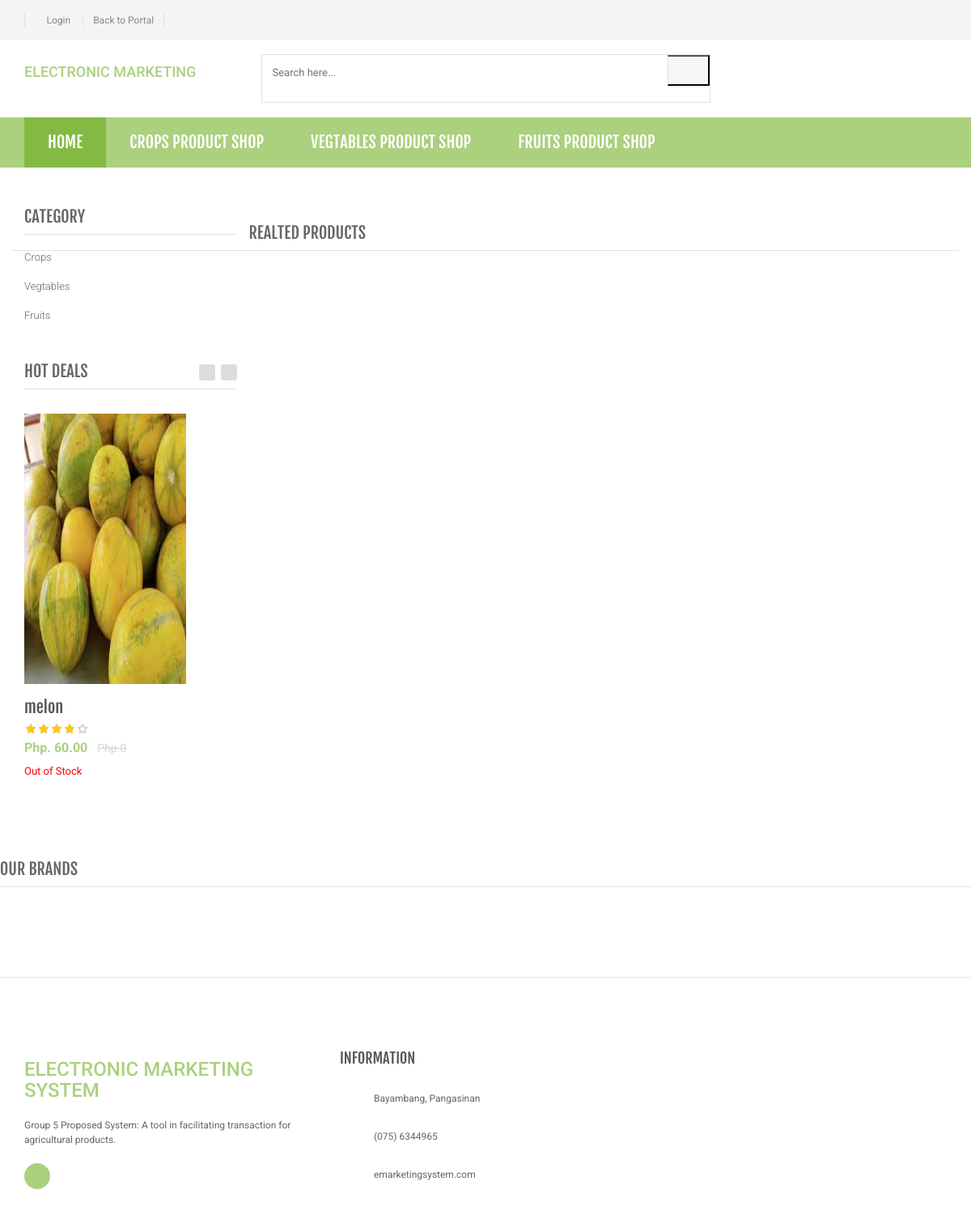
Page /product-details.php on the committed database.
### tables this page shows
CREATE TABLE `category` (
  `id` int(11) NOT NULL,
  `categoryName` varchar(255) DEFAULT NULL,
  `categoryDescription` longtext DEFAULT NULL
);

CREATE TABLE `products` (
  `id` int(11) NOT NULL,
  `farmer_id` int(11) NOT NULL,
  `category` int(11) NOT NULL,
  `subCategory_id` int(11) NOT NULL,
  `productName` varchar(255) NOT NULL,
  `productPrice` int(11) NOT NULL,
  `productPriceBeforeDiscount` int(11) NOT NULL,
  `quantity` int(50) NOT NULL,
  `productDescription` longtext NOT NULL,
  `photo1` varchar(255) DEFAULT NULL,
  `photo2` varchar(255) DEFAULT NULL,
  `shippingCharge` int(11) NOT NULL,
  `productAvailability` varchar(255) DEFAULT NULL,
  `postingDate` timestamp NULL DEFAULT current_timestamp()
);

### component/hot_deals.php (the view)
<div class="sidebar-widget hot-deals wow fadeInUp">
	<h3 class="section-title">hot deals</h3>
	<div class="owl-carousel sidebar-carousel custom-carousel owl-theme outer-top-xs">
<?php
$ret=mysqli_query($conn,"select * from products order by rand() limit 4 ");
while ($rws=mysqli_fetch_array($ret)) {
?>
													<div class="item">
					<div class="products">
						<div class="hot-deal-wrapper">
							<div class="image">
								<img  src="<?php echo (!empty($rws['photo1']))? 'images/'.$rws['photo1']:'../images/admin.png'; ?>" width="200" height="334" alt="">
							</div>
						</div>
						<div class="product-info text-left m-t-20">
							<h3 class="name"><a href="product-details.php?pid=<?php echo htmlentities($rws['id']);?>"><?php echo htmlentities($rws['productName']);?></a></h3>
							<div class="rating rateit-small"></div>
							<div class="product-price">
								<span class="price">
								Php. <?php echo htmlentities($rws['productPrice']);?>.00
								</span>
							    <span class="price-before-discount">Php.<?php echo htmlentities($rws['productPriceBeforeDiscount']);?></span>
							</div>
						</div>
						<div class="cart clearfix animate-effect">
							<div class="action">
								<div class="add-cart-button btn-group">
								<?php if($rws['productAvailability']=='In Stock' && $row['quantity'] > 0){?>
							<a href="customer_login.php">
							<button class="btn btn-primary" type="button"> <i class="fa fa-shopping-cart"></i>	Add to cart</button></a>
								<?php } else {?>
							<div class="action" style="color:red">Out of Stock</div>
					<?php } ?>
								</div>
							</div>
						</div>
					</div>
					</div>
					<?php } ?>
    </div>
</div>

### include/menu-bar.php (shortened to what this page needs)
<div class="header-nav animate-dropdown">
    <div class="container">
        <div class="yamm navbar navbar-default" role="navigation">
            <div class="nav-bg-class">
                <div class="navbar-collapse collapse" id="mc-horizontal-menu-collapse">
	<div class="nav-outer">
		<ul class="nav navbar-nav">
			<li class="active dropdown yamm-fw">
				<a href="dashboard_customer.php" data-hover="dropdown" class="dropdown-toggle">Home</a>
			</li>
              <?php $sql=mysqli_query($conn,"SELECT id,categoryName  from category limit 6");
                while($row=mysqli_fetch_array($sql))
                {
    ?>
			<li class="dropdown yamm <?php
            ?>">
				<a href="category.php?cid=<?php echo $row['id'];?>"> <?php echo $row['categoryName'];?> PRODUCT SHOP</a>
			</li>
			<?php } ?>
		</ul>
		<div class="clearfix"></div>
	</div>
</div>
            </div>
        </div>
    </div>
</div>

### component/category.php
<div class="sidebar-widget outer-bottom-xs wow fadeInUp">
	<h3 class="section-title">Category</h3>
	<div class="sidebar-widget-body m-t-10">
		<div class="accordion">
		            <?php $sql=mysqli_query($conn,"select id,categoryName  from category");
while($row=mysqli_fetch_array($sql))
{
    ?>
	    	<div class="accordion-group">
	            <div class="accordion-heading">
	                <a href="category.php?cid=<?php echo $row['id'];?>"  class="accordion-toggle collapsed">
	                   <?php echo $row['categoryName'];?>
	                </a>
	            </div>
	        </div>
	        <?php } ?>
	    </div>
	</div>
</div>

### assets/css/green.css (style rules this page uses)
a { color: #abd07e; }
.header-style-1 .header-nav { background: #abd07e; }
.cnt-home .header-style-1 .header-nav .navbar .navbar-nav > li.active { background: #84b943; }
.hot-deals .product-info .product-price .price { color: #abd07e; }
.sidebar .sidebar-module-container .sidebar-widget .sidebar-widget-body .accordion .accordion-group .accordion-heading .accordion-toggle, .sidebar .sidebar-module-container .sidebar-widget .sidebar-widget-body .accordion .accordion-group .accordion-heading .accordion-toggle:hover, .sidebar .sidebar-module-container .sidebar-widget .sidebar-widget-body .accordion .accordion-group .accordion-heading .accordion-toggle:focus, .sidebar .sidebar-module-container .sidebar-widget .sidebar-widget-body .accordion .accordion-group .accordion-heading .accordion-toggle:after { color: #abd07e; }

### assets/css/lightbox.css (style rules this page uses)
body:after { content: url(../images/close.png) url(../images/loading.gif) url(../images/prev.png) url(../images/next.png); display: none; }

### assets/css/rateit.css (style rules this page uses)
.rateit { display: -moz-inline-box; display: inline-block; position: relative; -webkit-user-select: none; -khtml-user-select: none; -moz-user-select: none; -o-user-select: none; -ms-user-select: none; user-select: none; -webkit-touch-callout: none; }

### assets/css/blue.css (style rules this page uses)
a { color: #3498db; }
.header-style-1 .header-nav { background: #3498db; }
.cnt-home .header-style-1 .header-nav .navbar .navbar-nav > li.active { background: #1d6ca1; }
.hot-deals .product-info .product-price .price { color: #3498db; }
.sidebar .sidebar-module-container .sidebar-widget .sidebar-widget-body .accordion .accordion-group .accordion-heading .accordion-toggle, .sidebar .sidebar-module-container .sidebar-widget .sidebar-widget-body .accordion .accordion-group .accordion-heading .accordion-toggle:hover, .sidebar .sidebar-module-container .sidebar-widget .sidebar-widget-body .accordion .accordion-group .accordion-heading .accordion-toggle:focus, .sidebar .sidebar-module-container .sidebar-widget .sidebar-widget-body .accordion .accordion-group .accordion-heading .accordion-toggle:after { color: #3498db; }

### assets/css/red.css (style rules this page uses)
a { color: #ff6c6c; }
.header-style-1 .header-nav { background: #ff6c6c; }
.cnt-home .header-style-1 .header-nav .navbar .navbar-nav > li.active { background: #ff1a1a; }
.hot-deals .product-info .product-price .price { color: #ff6c6c; }
.sidebar .sidebar-module-container .sidebar-widget .sidebar-widget-body .accordion .accordion-group .accordion-heading .accordion-toggle, .sidebar .sidebar-module-container .sidebar-widget .sidebar-widget-body .accordion .accordion-group .accordion-heading .accordion-toggle:hover, .sidebar .sidebar-module-container .sidebar-widget .sidebar-widget-body .accordion .accordion-group .accordion-heading .accordion-toggle:focus, .sidebar .sidebar-module-container .sidebar-widget .sidebar-widget-body .accordion .accordion-group .accordion-heading .accordion-toggle:after { color: #ff6c6c; }

### assets/css/orange.css (style rules this page uses)
a { color: #f39c12; }
.header-style-1 .header-nav { background: #f39c12; }
.cnt-home .header-style-1 .header-nav .navbar .navbar-nav > li.active { background: #ab6c09; }
.hot-deals .product-info .product-price .price { color: #f39c12; }
.sidebar .sidebar-module-container .sidebar-widget .sidebar-widget-body .accordion .accordion-group .accordion-heading .accordion-toggle, .sidebar .sidebar-module-container .sidebar-widget .sidebar-widget-body .accordion .accordion-group .accordion-heading .accordion-toggle:hover, .sidebar .sidebar-module-container .sidebar-widget .sidebar-widget-body .accordion .accordion-group .accordion-heading .accordion-toggle:focus, .sidebar .sidebar-module-container .sidebar-widget .sidebar-widget-body .accordion .accordion-group .accordion-heading .accordion-toggle:after { color: #f39c12; }

### rows in the picture
category: categoryName "CROPS", categoryName "Crops"
category: categoryName "VEGTABLES", categoryName "Vegtables"
category: categoryName "FRUITS", categoryName "Fruits"
products: photo1 (picture), productName "melon", productPrice "60", productPriceBeforeDiscount "0", productAvailability "Out of Stock"
